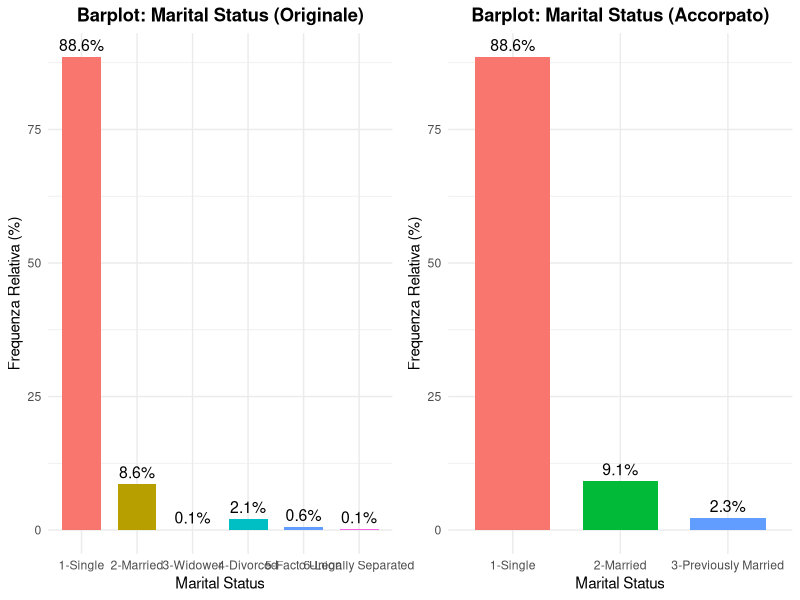
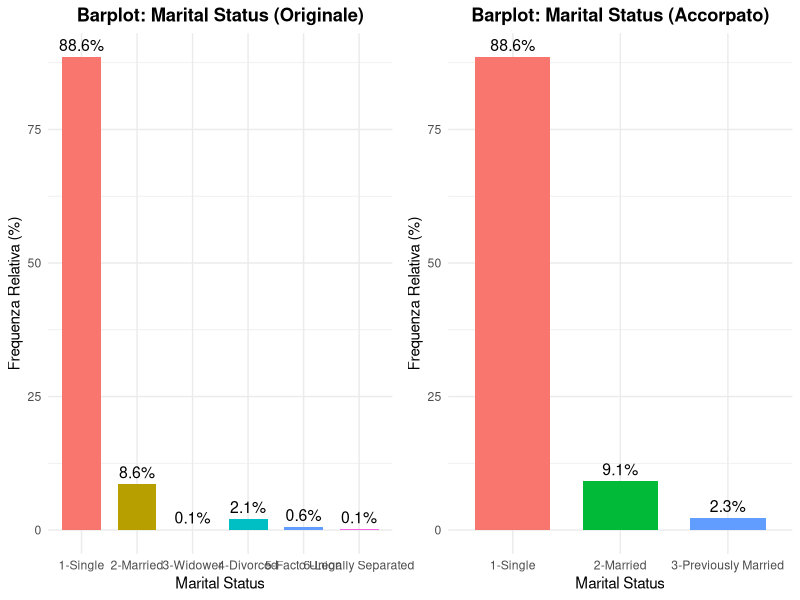

Source code (R) for these figures, in order: (Note: this script raises an error after producing the figures.)
## ---- chunk 1
##### MARITAL STATUS #####
# Caricamento Dataset
library(here)
data <- read.csv(here("dataset/dataMod.csv"), sep = ",", header = TRUE, check.names = FALSE)

# Librerie necessarie
library(ggplot2)
library(dplyr)
library(gridExtra)

# Mappatura delle categorie originali
data$Marital_status <- factor(data$Marital_status, 
                              levels = c(1, 2, 3, 4, 5, 6), 
                              labels = c("1-Single", "2-Married", "3-Widower", 
                                         "4-Divorced", "5-Facto Union", "6-Legally Separated"))

# Creazione della variabile accorpata con nuovi livelli numerati
data$Marital_status_grouped <- recode(data$Marital_status,
                                      "1-Single" = "1-Single",
                                      "2-Married" = "2-Married",
                                      "5-Facto Union" = "2-Married",
                                      "3-Widower" = "3-Previously Married",
                                      "4-Divorced" = "3-Previously Married",
                                      "6-Legally Separated" = "3-Previously Married")

# Convertire in fattore
data$Marital_status_grouped <- factor(data$Marital_status_grouped, 
                                      levels = c("1-Single", "2-Married", "3-Previously Married"))

# Calcolo delle frequenze relative per il dataset originale
freq_original <- table(data$Marital_status)
original_data <- data.frame(Status = names(freq_original), 
                            Count = as.numeric(freq_original))
original_data$Perc <- original_data$Count / sum(original_data$Count) * 100

# Calcolo delle frequenze relative per il dataset con le categorie accorpate
freq_grouped <- table(data$Marital_status_grouped)
grouped_data <- data.frame(Status = names(freq_grouped), 
                           Count = as.numeric(freq_grouped))
grouped_data$Perc <- grouped_data$Count / sum(grouped_data$Count) * 100

# Creazione del barplot originale
p1 <- ggplot(original_data, aes(x = Status, y = Perc, fill = Status)) +
  geom_bar(stat = "identity", width = 0.7) +
  labs(title = "Barplot: Marital Status (Originale)", x = "Marital Status", y = "Frequenza Relativa (%)") +
  theme_minimal() +
  geom_text(aes(label = paste0(round(Perc, 1), "%")), vjust = -0.5, size = 4) +
  theme(plot.title = element_text(hjust = 0.5, face="bold"),
        legend.position = "none") 

# Creazione del barplot con le categorie accorpate
p2 <- ggplot(grouped_data, aes(x = Status, y = Perc, fill = Status)) +
  geom_bar(stat = "identity", width = 0.7) +
  labs(title = "Barplot: Marital Status (Accorpato)", x = "Marital Status", y = "Frequenza Relativa (%)") +
  theme_minimal() +
  geom_text(aes(label = paste0(round(Perc, 1), "%")), vjust = -0.5, size = 4) +
  theme(plot.title = element_text(hjust = 0.5, face="bold"),
        legend.position = "none") 

# Affiancare i due grafici
grid.arrange(p1, p2, ncol = 2)

# Salvataggio del grafico in PDF
ggsave("Grafici/Barplot_Marital_Status_Comparison.pdf", plot = grid.arrange(p1, p2, ncol = 2), width = 16, height = 6)

## ---- chunk 2
####### NATIONALITY #######

# Librerie
library(ggplot2)
library(dplyr)
library(here)

# Caricamento Dataset
data <- read.csv(here("dataset/dataMod.csv"), sep = ",", header = TRUE, check.names = FALSE)

# Creazione della variabile accorpata con due categorie: Portuguese vs Other Nationality
data$Nationality_grouped <- recode(data$Nationality,
                                   "1" = "1-Portuguese", 
                                   .default = "2-Other Nationality") # Tutte le altre nazionalità vengono accorpate

# Convertire in fattore con ordine predefinito
data$Nationality_grouped <- factor(data$Nationality_grouped, 
                                   levels = c("1-Portuguese", "2-Other Nationality"))

# Calcolo delle frequenze relative per il dataset originale
freq_original <- table(data$Nationality)
original_data <- data.frame(Nationality = names(freq_original), 
                            Count = as.numeric(freq_original))
original_data$Perc <- original_data$Count / sum(original_data$Count) * 100

# Calcolo delle frequenze relative per il dataset con le categorie accorpate
freq_grouped <- table(data$Nationality_grouped)
grouped_data <- data.frame(Nationality = names(freq_grouped), 
                           Count = as.numeric(freq_grouped))
grouped_data$Perc <- grouped_data$Count / sum(grouped_data$Count) * 100

# Creazione del barplot originale
p1 <- ggplot(original_data, aes(x = Nationality, y = Perc, fill = Nationality)) +
  geom_bar(stat = "identity", width = 0.7) +
  labs(title = "Barplot: Nationality (Originale)", x = "Nationality", y = "Frequenza Relativa (%)") +
  theme_minimal() +
  geom_text(aes(label = paste0(round(Perc, 1), "%")), vjust = -0.5, size = 4) +
  theme(plot.title = element_text(hjust = 0.5, face="bold"),
        axis.text.x = element_text(angle = 45, hjust = 1),
        legend.position = "none") 

# Creazione del barplot con le categorie accorpate
p2 <- ggplot(grouped_data, aes(x = Nationality, y = Perc, fill = Nationality)) +
  geom_bar(stat = "identity", width = 0.7) +
  labs(title = "Barplot: Nationality (Accorpato)", x = "Nationality", y = "Frequenza Relativa (%)") +
  theme_minimal() +
  geom_text(aes(label = paste0(round(Perc, 1), "%")), vjust = -0.5, size = 4) +
  theme(plot.title = element_text(hjust = 0.5, face="bold"),
        legend.position = "none") 

# Affiancare i due grafici
grid.arrange(p1, p2, ncol = 2)

# Salvataggio del grafico in PDF
ggsave("Grafici/Barplot_Nationality_Comparison.pdf", plot = grid.arrange(p1, p2, ncol = 2), width = 16, height = 6)


## ---- chunk 3
##### PARENTS QUALIFICATION #####

# Librerie
library(ggplot2)
library(dplyr)
library(here)
library(gridExtra)

# Caricamento Dataset
data <- read.csv(here("dataset/dataMod.csv"), sep = ",", header = TRUE, check.names = FALSE)


# Ordinare le categorie originali basandosi sul codice numerico
data$Mothers_qualification <- as.numeric(as.character(data$Mothers_qualification)) 
data <- data[order(data$Mothers_qualification), ]

# Convertire in fattore ordinato per il grafico
data$Mothers_qualification <- factor(data$Mothers_qualification, 
                                     levels = sort(unique(data$Mothers_qualification)))

# Creazione della variabile accorpata con la nuova suddivisione
data$Mothers_qualification_grouped <- recode(data$Mothers_qualification,
                                            # 1 - Higher Education
                                            "2" = "1-Higher Education",  # Higher Education - Bachelor's Degree
                                            "3" = "1-Higher Education",  # Higher Education - Degree
                                            "4" = "1-Higher Education",  # Higher Education - Master's
                                            "5" = "1-Higher Education",  # Higher Education - Doctorate
                                            "40" = "1-Higher Education", # Higher Education - Degree (1st cycle)
                                            "41" = "1-Higher Education", # Specialized Higher Studies Course
                                            "42" = "1-Higher Education", # Professional Higher Technical Course
                                            "43" = "1-Higher Education", # Higher Education - Master (2nd cycle)
                                            "44" = "1-Higher Education", # Higher Education - Doctorate (3rd cycle)
                                            
                                            # 2 - Secondary Education
                                            "1" = "2-Secondary Education",  # Secondary Education - 12th Year of Schooling or Equivalent
                                            "18" = "2-Secondary Education", # General Commerce Course
                                            "22" = "2-Secondary Education", # Technical-Professional Course
                                            "27" = "2-Secondary Education", # 2nd Cycle of the General High School Course
                                            "39" = "2-Secondary Education", # Technological Specialization Course
                                            "6" = "2-Secondary Education",  # Frequency of Higher Education (non completato, quindi accorpato a Secondary)
                                            
                                            # 3 - Basic Education (3º ciclo)
                                            "19" = "3-Basic Education (3º ciclo)", # Basic Education 3rd Cycle (9th/10th/11th Year) or Equivalent
                                            "10" = "3-Basic Education (3º ciclo)", # 11th Year of Schooling - Not Completed
                                            "12" = "3-Basic Education (3º ciclo)", # Other - 11th Year of Schooling
                                            "14" = "3-Basic Education (3º ciclo)", # 10th Year of Schooling
                                            "9"  = "3-Basic Education (3º ciclo)", # 12th Year of Schooling - Not Completed
                                        
                                            # 4 - Basic Education (2º ciclo)
                                            "38" = "4-Basic Education (2º ciclo)", # Basic Education 2nd Cycle (6th/7th/8th Year) or Equivalent
                                            "11" = "4-Basic Education (2º ciclo)", # 7th Year (Old)
                                            "26" = "4-Basic Education (2º ciclo)", # 7th Year of Schooling
                                            "29" = "4-Basic Education (2º ciclo)", # 9th Year of Schooling - Not Completed
                                            "30" = "4-Basic Education (2º ciclo)", # 8th Year of Schooling
                                            
                                            # 5 - Basic Education (1º ciclo)
                                            "37" = "5-Basic Education (1º ciclo)", # Basic Education 1st Cycle (4th/5th Year) or Equivalent
                                            
                                            # 6 - No Qualification
                                            "35" = "6-No Qualification", # Can't Read or Write
                                            "36" = "6-No Qualification", # Can Read Without Having a 4th Year of Schooling
                                            "34" = "6-No Qualification", # Unknown
                                            .default = "6-No Qualification") # Qualsiasi valore non specificato sarà considerato senza qualifica

# Convertire in fattore con ordine predefinito
data$Mothers_qualification_grouped <- factor(data$Mothers_qualification_grouped, 
                                            levels = c("1-Higher Education", 
                                                       "2-Secondary Education", 
                                                       "3-Basic Education (3º ciclo)", 
                                                       "4-Basic Education (2º ciclo)", 
                                                       "5-Basic Education (1º ciclo)", 
                                                       "6-No Qualification"))

# Ordinare le categorie originali basandosi sul codice numerico
data$Fathers_qualification <- as.numeric(as.character(data$Fathers_qualification)) 
data <- data[order(data$Fathers_qualification), ] 

# Convertire in fattore ordinato per il grafico
data$Fathers_qualification <- factor(data$Fathers_qualification, 
                                     levels = sort(unique(data$Fathers_qualification)))

# Creazione della variabile accorpata con la nuova suddivisione
data$Fathers_qualification_grouped <- recode(data$Fathers_qualification,
                                            # 1 - Higher Education
                                            "2" = "1-Higher Education",  # Higher Education - Bachelor's Degree
                                            "3" = "1-Higher Education",  # Higher Education - Degree
                                            "4" = "1-Higher Education",  # Higher Education - Master's
                                            "5" = "1-Higher Education",  # Higher Education - Doctorate
                                            "40" = "1-Higher Education", # Higher Education - Degree (1st cycle)
                                            "41" = "1-Higher Education", # Specialized Higher Studies Course
                                            "42" = "1-Higher Education", # Professional Higher Technical Course
                                            "43" = "1-Higher Education", # Higher Education - Master (2nd cycle)
                                            "44" = "1-Higher Education", # Higher Education - Doctorate (3rd cycle)
                                            
                                            # 2 - Secondary Education
                                            "1" = "2-Secondary Education",  # Secondary Education - 12th Year of Schooling or Equivalent
                                            "18" = "2-Secondary Education", # General Commerce Course
                                            "22" = "2-Secondary Education", # Technical-Professional Course
                                            "27" = "2-Secondary Education", # 2nd Cycle of the General High School Course
                                            "39" = "2-Secondary Education", # Technological Specialization Course
                                            "13" = "2-Secondary Education", # 2nd year complementary high school course
                                            "20" = "2-Secondary Education", # complementary high school course
                                            "25" = "2-Secondary Education", # complementary high school course
                                            "31" = "2-Secondary Education", # General Course of Administration and Commerce
                                            "33" ="2-Secondary Education", # Supplementary Accounting and Administration
                                            "6" = "2-Secondary Education",  # Frequency of Higher Education
                                            
                                            # 3 - Basic Education (3º ciclo)
                                            "19" = "3-Basic Education (3º ciclo)", # Basic Education 3rd Cycle (9th/10th/11th Year) or Equivalent
                                            "10" = "3-Basic Education (3º ciclo)", # 11th Year of Schooling - Not Completed
                                            "12" = "3-Basic Education (3º ciclo)", # Other - 11th Year of Schooling
                                            "14" = "3-Basic Education (3º ciclo)", # 10th Year of Schooling
                                            "9"  = "3-Basic Education (3º ciclo)", # 12th Year of Schooling - Not Completed
                                        
                                            # 4 - Basic Education (2º ciclo)
                                            "38" = "4-Basic Education (2º ciclo)", # Basic Education 2nd Cycle (6th/7th/8th Year) or Equivalent
                                            "11" = "4-Basic Education (2º ciclo)", # 7th Year (Old)
                                            "26" = "4-Basic Education (2º ciclo)", # 7th Year of Schooling
                                            "29" = "4-Basic Education (2º ciclo)", # 9th Year of Schooling - Not Completed
                                            "30" = "4-Basic Education (2º ciclo)", # 8th Year of Schooling
                                            
                                            # 5 - Basic Education (1º ciclo)
                                            "37" = "5-Basic Education (1º ciclo)", # Basic Education 1st Cycle (4th/5th Year) or Equivalent
                                            
                                            # 6 - No Qualification
                                            "35" = "6-No Qualification", # Can't Read or Write
                                            "36" = "6-No Qualification", # Can Read Without Having a 4th Year of Schooling
                                            "34" = "6-No Qualification", # Unknown
                                            .default = "6-No Qualification") # Qualsiasi valore non specificato sarà considerato senza qualifica

# Convertire in fattore con ordine predefinito
data$Fathers_qualification_grouped <- factor(data$Fathers_qualification_grouped, 
                                            levels = c("1-Higher Education", 
                                                       "2-Secondary Education", 
                                                       "3-Basic Education (3º ciclo)", 
                                                       "4-Basic Education (2º ciclo)", 
                                                       "5-Basic Education (1º ciclo)", 
                                                       "6-No Qualification"))



# Calcolo delle frequenze relative per il dataset originale - MADRE
freq_original_mother <- table(data$Mothers_qualification)
original_data_mother <- data.frame(Qualification = names(freq_original_mother), 
                                   Count = as.numeric(freq_original_mother))
original_data_mother$Perc <- original_data_mother$Count / sum(original_data_mother$Count) * 100

# Calcolo delle frequenze relative per il dataset con le categorie accorpate - MADRE
freq_grouped_mother <- table(data$Mothers_qualification_grouped)
grouped_data_mother <- data.frame(Qualification = names(freq_grouped_mother), 
                                  Count = as.numeric(freq_grouped_mother))
grouped_data_mother$Perc <- grouped_data_mother$Count / sum(grouped_data_mother$Count) * 100

# Calcolo delle frequenze relative per il dataset originale - PADRE
freq_original_father <- table(data$Fathers_qualification)
original_data_father <- data.frame(Qualification = names(freq_original_father), 
                                   Count = as.numeric(freq_original_father))
original_data_father$Perc <- original_data_father$Count / sum(original_data_father$Count) * 100

# Calcolo delle frequenze relative per il dataset con le categorie accorpate - PADRE
freq_grouped_father <- table(data$Fathers_qualification_grouped)
grouped_data_father <- data.frame(Qualification = names(freq_grouped_father), 
                                  Count = as.numeric(freq_grouped_father))
grouped_data_father$Perc <- grouped_data_father$Count / sum(grouped_data_father$Count) * 100

# Determinare il massimo valore di Percentuale per sincronizzare gli assi y di tutti i grafici
y_max <- max(original_data_mother$Perc, grouped_data_mother$Perc, 
             original_data_father$Perc, grouped_data_father$Perc)

# Creazione del barplot originale - MADRE
p1 <- ggplot(original_data_mother, aes(x = factor(Qualification, levels = sort(as.numeric(Qualification))), y = Perc, fill = Qualification)) +
  geom_bar(stat = "identity", width = 0.7) +
  labs(title = "Barplot: Mother's Qualification (Originale)", x = "Qualification", y = "Frequenza Relativa (%)") +
  theme_minimal() +
  geom_text(aes(label = paste0(round(Perc, 1), "%")), vjust = -0.5, size = 4) +
  theme(plot.title = element_text(hjust = 0.5, face="bold"),
        legend.position = "none") +
  ylim(0, y_max)  

# Creazione del barplot con le categorie accorpate - MADRE
p2 <- ggplot(grouped_data_mother, aes(x = Qualification, y = Perc, fill = Qualification)) +
  geom_bar(stat = "identity", width = 0.7) +
  labs(title = "Barplot: Mother's Qualification (Accorpato)", x = "Qualification", y = "Frequenza Relativa (%)") +
  theme_minimal() +
  geom_text(aes(label = paste0(round(Perc, 1), "%")), vjust = -0.5, size = 4) +
  theme(plot.title = element_text(hjust = 0.5, face="bold"),
        legend.position = "none") +
  ylim(0, y_max)  

# Creazione del barplot originale - PADRE
p3 <- ggplot(original_data_father, aes(x = factor(Qualification, levels = sort(as.numeric(Qualification))), y = Perc, fill = Qualification)) +
  geom_bar(stat = "identity", width = 0.7) +
  labs(title = "Barplot: Father's Qualification (Originale)", x = "Qualification", y = "Frequenza Relativa (%)") +
  theme_minimal() +
  geom_text(aes(label = paste0(round(Perc, 1), "%")), vjust = -0.5, size = 4) +
  theme(plot.title = element_text(hjust = 0.5, face="bold"),
        legend.position = "none") +
  ylim(0, y_max) 

# Creazione del barplot con le categorie accorpate - PADRE
p4 <- ggplot(grouped_data_father, aes(x = Qualification, y = Perc, fill = Qualification)) +
  geom_bar(stat = "identity", width = 0.7) +
  labs(title = "Barplot: Father's Qualification (Accorpato)", x = "Qualification", y = "Frequenza Relativa (%)") +
  theme_minimal() +
  geom_text(aes(label = paste0(round(Perc, 1), "%")), vjust = -0.5, size = 4) +
  theme(plot.title = element_text(hjust = 0.5, face="bold"),
        legend.position = "none") +
  ylim(0, y_max) 

# Affiancare i quattro grafici in due righe e due colonne
final_plot <- grid.arrange(p1, p2, p3, p4, ncol = 2, nrow = 2)

# Salvataggio del grafico in PDF
ggsave("Grafici/Barplot_Parents_Qualification_Comparison.pdf", plot = final_plot, width = 24, height = 12)

print(freq_grouped_mother)
print(freq_grouped_father)
## ---- chunk 4
##### APPLICATION_ORDER - CORREZIONE ANOMALIE #####

# Librerie
library(ggplot2)
library(dplyr)
library(here)
library(gridExtra)

# Caricamento Dataset
data <- read.csv(here("dataset/dataMod.csv"), sep = ",", header = TRUE, check.names = FALSE)

# Creazione della variabile corretta accorpando 0 → 1 e 9 → 6
data$Application_order_corrected <- recode(data$Application_order,
                                           "0" = "1", # Sposta 0 in 1
                                           "9" = "6", # Sposta 9 in 6
                                           .default = as.character(data$Application_order)) # Mantiene gli altri valori inalterati

# Creazione delle etichette (1st, 2nd, 3rd, etc.)
ordinal_labels <- function(x) {
  suffix <- c("th", "st", "nd", "rd", rep("th", 6))
  paste0(x, suffix[(x %% 10) + 1])
}

# Convertire la variabile in numerico per ordinamento
data$Application_order <- as.numeric(as.character(data$Application_order))
data$Application_order_corrected <- as.numeric(as.character(data$Application_order_corrected))

# Creare fattori ordinati con etichette ordinali
data$Application_order <- factor(data$Application_order, 
                                 levels = sort(unique(data$Application_order)), 
                                 labels = ordinal_labels(sort(unique(data$Application_order))))

data$Application_order_corrected <- factor(data$Application_order_corrected, 
                                           levels = sort(unique(data$Application_order_corrected)), 
                                           labels = ordinal_labels(sort(unique(data$Application_order_corrected))))

# Calcolo delle frequenze relative per il dataset originale
freq_original <- table(data$Application_order)
original_data <- data.frame(Application_order = names(freq_original), 
                            Count = as.numeric(freq_original))
original_data$Perc <- original_data$Count / sum(original_data$Count) * 100

# Calcolo delle frequenze relative per il dataset corretto
freq_corrected <- table(data$Application_order_corrected)
corrected_data <- data.frame(Application_order = names(freq_corrected), 
                             Count = as.numeric(freq_corrected))
corrected_data$Perc <- corrected_data$Count / sum(corrected_data$Count) * 100

# Creazione del barplot originale con etichette ordinali
p1 <- ggplot(original_data, aes(x = Application_order, y = Perc, fill = Application_order)) +
  geom_bar(stat = "identity", width = 0.7) +
  labs(title = "Barplot: Application Order (Originale)", 
       x = "Application Order", 
       y = "Frequenza Relativa (%)") +
  theme_minimal() +
  geom_text(aes(label = paste0(round(Perc, 1), "%")), vjust = -0.5, size = 4) +
  theme(plot.title = element_text(hjust = 0.5, face="bold"),
        legend.position = "none")

# Creazione del barplot corretto con etichette ordinali
p2 <- ggplot(corrected_data, aes(x = Application_order, y = Perc, fill = Application_order)) +
  geom_bar(stat = "identity", width = 0.7) +
  labs(title = "Barplot: Application Order (Corretto)", 
       x = "Application Order", 
       y = "Frequenza Relativa (%)") +
  theme_minimal() +
  geom_text(aes(label = paste0(round(Perc, 1), "%")), vjust = -0.5, size = 4) +
  theme(plot.title = element_text(hjust = 0.5, face="bold"),
        legend.position = "none")

grid.arrange(p1, p2, ncol = 2)

# Salvataggio del grafico in PDF
ggsave("Grafici/Barplot_Application_Order_Comparison.pdf", 
       plot = grid.arrange(p1, p2, ncol = 2), width = 18, height = 6)

print(table(data$Application_order_corrected))

## ---- chunk 5
###### PREVIOUS_QUALIFICATION - ACCORPAMENTO #####

# Librerie
library(ggplot2)
library(dplyr)
library(here)
library(gridExtra)

# Caricamento Dataset
data <- read.csv(here("dataset/dataMod.csv"), sep = ",", header = TRUE, check.names = FALSE)

# Creazione della variabile accorpata con la nuova suddivisione
data$Previous_qualification_grouped <- recode(data$Previous_qualification,
                                            # 1 - Higher Education
                                            "2" = "1-Higher Education",  # Higher Education - Bachelor's Degree
                                            "3" = "1-Higher Education",  # Higher Education - Degree
                                            "4" = "1-Higher Education",  # Higher Education - Master's
                                            "5" = "1-Higher Education",  # Higher Education - Doctorate
                                            "40" = "1-Higher Education", # Higher Education - Degree (1st cycle)
                                            "42" = "1-Higher Education", # Professional Higher Technical Course
                                            "43" = "1-Higher Education", # Higher Education - Master (2nd cycle)
                                            
                                            # 2 - Secondary Education
                                            "1" = "2-Secondary Education",  # Secondary Education - 12th Year of Schooling or Equivalent
                                            "6" = "2-Secondary Education",  # Frequency of Higher Education (non completato, quindi accorpato a Secondary)
                                            
                                            # 4 - Technological
                                            "39" = "3-Technological Specialization", # Technological Specialization Course
                                            
                                            
                                            # 3 - Basic Education
                                            "19" = "4-Basic Education", # Basic Education 3rd Cycle (9th/10th/11th Year) or Equivalent
                                            "38" = "4-Basic Education", # Basic Education 2nd Cycle (6th/7th/8th Year) or Equivalent
                                            "9" = "4-Basic Education",  # 12th Year of Schooling - Not Completed
                                            "10" = "4-Basic Education", # 11th Year of Schooling - Not Completed
                                            "12" = "4-Basic Education", # Other - 11th Year of Schooling
                                            "14" = "4-Basic Education", # 10th Year of Schooling
                                            "15" = "4-Basic Education") # 10th Year of Schooling - Not Completed
                                            
                                            

# Convertire in fattore con ordine predefinito
data$Previous_qualification_grouped <- factor(data$Previous_qualification_grouped, 
                                            levels = c("1-Higher Education", 
                                                       "2-Secondary Education",
                                                       "3-Technological Specialization",
                                                       "4-Basic Education"))

# Calcolo delle frequenze relative per il dataset originale
freq_original <- table(data$Previous_qualification)
original_data <- data.frame(Qualification = names(freq_original), 
                            Count = as.numeric(freq_original))
original_data$Perc <- original_data$Count / sum(original_data$Count) * 100

# Calcolo delle frequenze relative per il dataset con le categorie accorpate
freq_grouped <- table(data$Previous_qualification_grouped)
grouped_data <- data.frame(Qualification = names(freq_grouped), 
                           Count = as.numeric(freq_grouped))
grouped_data$Perc <- grouped_data$Count / sum(grouped_data$Count) * 100

# Creazione del barplot originale
p1 <- ggplot(original_data, aes(x = factor(Qualification, levels = sort(as.numeric(Qualification))), 
                                y = Perc, fill = Qualification)) +
  geom_bar(stat = "identity", width = 0.7) +
  labs(title = "Barplot: Previous Qualification (Originale)", 
       x = "Previous Qualification", 
       y = "Frequenza Relativa (%)") +
  theme_minimal() +
  geom_text(aes(label = paste0(round(Perc, 1), "%")), vjust = -0.5, size = 4) +
  theme(plot.title = element_text(hjust = 0.5, face="bold"),
        legend.position = "none")

# Creazione del barplot con le categorie accorpate
p2 <- ggplot(grouped_data, aes(x = Qualification, y = Perc, fill = Qualification)) +
  geom_bar(stat = "identity", width = 0.7) +
  labs(title = "Barplot: Previous Qualification (Accorpato)", 
       x = "Previous Qualification", 
       y = "Frequenza Relativa (%)") +
  theme_minimal() +
  geom_text(aes(label = paste0(round(Perc, 1), "%")), vjust = -0.5, size = 4) +
  theme(plot.title = element_text(hjust = 0.5, face="bold"),
        legend.position = "none")

# Affiancare i due grafici
grid.arrange(p1, p2, ncol = 2)

# Salvataggio del grafico in PDF
ggsave("Grafici/Barplot_Previous_Qualification_Comparison.pdf", 
       plot = grid.arrange(p1, p2, ncol = 2), width = 20, height = 6)

print(freq_grouped)

## ---- chunk 6
###### COURSE ######

# Librerie
library(ggplot2)
library(dplyr)
library(here)
library(gridExtra)

# Caricamento Dataset
data <- read.csv(here("dataset/dataMod.csv"), sep = ",", header = TRUE, check.names = FALSE)

# Creazione della variabile accorpata 
data$Course_grouped <- recode(data$Course,
    "9500" = "1-Health\nSciences", 
    "9556" = "1-Health\nSciences",
    "9085" = "2-Veterinary\nSciences", 
    "9130" = "2-Veterinary\nSciences",
    "8014" = "3-Social\nSciences",
    "9238" = "3-Social\nSciences",
    "9773" = "3-Social\nSciences",
    "9853" = "3-Social\nSciences",
    "9147" = "4-Business\n& Management",
    "9670" = "4-Business\n& Management",
    "9991" = "4-Business\n& Management",
    "171" = "5-Communication\n& Design",
    "9070" = "5-Communication\n& Design",
    "9119" = "6-Engineering\n& Technology",
    "33" = "6-Engineering\n& Technology",
    "9003" = "7-Agriculture\n& Environment",
    "9254" = "8-Tourism\n& Services")

# Convertire in fattore con ordine predefinito
data$Course_grouped <- factor(data$Course_grouped, 
                                        levels = c("1-Health\nSciences", 
                                                   "2-Veterinary\nSciences",
                                                   "3-Social\nSciences", 
                                                   "4-Business\n& Management",
                                                   "5-Communication\n& Design",
                                                   "6-Engineering\n& Technology",
                                                   "7-Agriculture\n& Environment",
                                                   "8-Tourism\n& Services"))


# Calcolo delle frequenze relative per il dataset originale
freq_original <- table(data$Course)
original_data <- data.frame(Course = names(freq_original), 
                            Count = as.numeric(freq_original))
original_data$Perc <- original_data$Count / sum(original_data$Count) * 100

# Calcolo delle frequenze relative per il dataset con le categorie accorpate
freq_grouped <- table(data$Course_grouped)
grouped_data <- data.frame(Course = names(freq_grouped), 
                           Count = as.numeric(freq_grouped))
grouped_data$Perc <- grouped_data$Count / sum(grouped_data$Count) * 100

# Trovare il massimo valore dell'asse y per la sincronizzazione
max_y <- max(c(original_data$Perc, grouped_data$Perc))

# Creazione del barplot originale
p1 <- ggplot(original_data, aes(x = factor(Course, levels = sort(as.numeric(Course))), 
                                y = Perc, fill = Course)) +
  geom_bar(stat = "identity", width = 0.7) +
  labs(title = "Barplot: Course (Originale)", 
       x = "Course", 
       y = "Frequenza Relativa (%)") +
  theme_minimal() +
  geom_text(aes(label = paste0(round(Perc, 1), "%")), vjust = -0.5, size = 4) +
  theme(plot.title = element_text(hjust = 0.5, face="bold"),
        legend.position = "none",
        axis.text.x = element_text(angle = 45, hjust = 1)) +
  ylim(0, max_y)

# Creazione del barplot con le categorie accorpate
p2 <- ggplot(grouped_data, aes(x = Course, y = Perc, fill = Course)) +
  geom_bar(stat = "identity", width = 0.7) +
  labs(title = "Barplot: Course (Accorpato)", 
       x = "Course", 
       y = "Frequenza Relativa (%)") +
  theme_minimal() +
  geom_text(aes(label = paste0(round(Perc, 1), "%")), vjust = -0.5, size = 4) +
  theme(plot.title = element_text(hjust = 0.5, face="bold"),
        legend.position = "none",
        axis.text.x = element_text(size = 10)) +
  ylim(0, max_y)  

# Affiancare i due grafici
combined_plot <- grid.arrange(p1, p2, ncol = 2)

# Salvataggio del grafico in PDF
ggsave("Grafici/Barplot_Course_Comparison.pdf", 
       plot = combined_plot, width = 24, height = 6)

print(freq_grouped)



## ---- chunk 7
##### APPLICATION MODE ######

# Librerie
library(ggplot2)
library(dplyr)
library(here)
library(gridExtra)

# Caricamento Dataset
data <- read.csv(here("dataset/dataMod.csv"), sep = ",", header = TRUE, check.names = FALSE)

# Creazione della variabile accorpata con la nuova suddivisione
data$Application_mode_grouped <- recode(data$Application_mode,
                                            # 1 - General Contingent
                                            "1" = "1-General Contingent",  # 1st phase - general contingent
                                            "17" = "1-General Contingent", # 2nd phase - general contingent
                                            "18" = "1-General Contingent", # 3rd phase - general contingent
                                            
                                            # 2 - Transfers & Changes
                                            "42" = "2-Transfers & Changes", # Transfer
                                            "43" = "2-Transfers & Changes", # Change of course
                                            "51" = "2-Transfers & Changes", # Change of institution/course
                                            "57" = "2-Transfers & Changes", # Change of institution/course (International)
                                            
                                            # 3 - Older Students
                                            "39" = "3-Older Students", # Over 23 years old
                                            
                                            # 4 - Special Diplomas
                                            "7" = "4-Special Diplomas", # Holders of other higher courses
                                            "44" = "4-Special Diplomas", # Technological specialization diploma holders
                                            "53" = "4-Special Diplomas", # Short cycle diploma holders
                                            
                                            # 5 - Special Contingent & Ordinances
                                            "2" = "5-Special Contingent & Ordinances", # Ordinance No. 612/93
                                            "5" = "5-Special Contingent & Ordinances", # 1st phase - special contingent (Azores Island)
                                            "10" = "5-Special Contingent & Ordinances", # Ordinance No. 854-B/99
                                            "15" = "5-Special Contingent & Ordinances", # International student (bachelor)
                                            "16" = "5-Special Contingent & Ordinances", # 1st phase - special contingent (Madeira Island)
                                            "26" = "5-Special Contingent & Ordinances", # Ordinance No. 533-A/99, item b2) (Different Plan)
                                            "27" = "5-Special Contingent & Ordinances") # Ordinance No. 533-A/99, item b3 (Other Institution)

# Convertire in fattore con ordine predefinito
data$Application_mode_grouped <- factor(data$Application_mode_grouped, 
                                        levels = c("1-General Contingent", 
                                                   "2-Transfers & Changes", 
                                                   "3-Older Students",
                                                   "4-Special Diplomas",
                                                   "5-Special Contingent & Ordinances"))

# Calcolo delle frequenze relative per il dataset originale
freq_original <- table(data$Application_mode)
original_data <- data.frame(Application_mode = names(freq_original), 
                            Count = as.numeric(freq_original))
original_data$Perc <- original_data$Count / sum(original_data$Count) * 100

# Calcolo delle frequenze relative per il dataset con le categorie accorpate
freq_grouped <- table(data$Application_mode_grouped)
grouped_data <- data.frame(Application_mode = names(freq_grouped), 
                           Count = as.numeric(freq_grouped))
grouped_data$Perc <- grouped_data$Count / sum(grouped_data$Count) * 100

# Determinazione del limite massimo per l'asse Y
y_max <- max(original_data$Perc, grouped_data$Perc)

# Creazione del barplot originale
p1 <- ggplot(original_data, aes(x = factor(Application_mode, levels = sort(as.numeric(Application_mode))), 
                                y = Perc, fill = Application_mode)) +
  geom_bar(stat = "identity", width = 0.7) +
  labs(title = "Barplot: Application Mode (Originale)", 
       x = "Application Mode", 
       y = "Frequenza Relativa (%)") +
  theme_minimal() +
  geom_text(aes(label = paste0(round(Perc, 1), "%")), vjust = -0.5, size = 4) +
  theme(plot.title = element_text(hjust = 0.5, face="bold"),
        legend.position = "none") +
  ylim(0, y_max)

# Creazione del barplot con le categorie accorpate
p2 <- ggplot(grouped_data, aes(x = Application_mode, y = Perc, fill = Application_mode)) +
  geom_bar(stat = "identity", width = 0.7) +
  labs(title = "Barplot: Application Mode (Accorpato)", 
       x = "Application Mode", 
       y = "Frequenza Relativa (%)") +
  theme_minimal() +
  geom_text(aes(label = paste0(round(Perc, 1), "%")), vjust = -0.5, size = 4) +
  theme(plot.title = element_text(hjust = 0.5, face="bold"),
        legend.position = "none") +
  ylim(0, y_max)  

# Affiancare i due grafici
combined_plot <- grid.arrange(p1, p2, ncol = 2)

# Salvataggio del grafico in PDF
ggsave("Grafici/Barplot_Application_Mode_Comparison.pdf", 
       plot = combined_plot, width = 20, height = 6)

print(freq_grouped)


## ---- chunk 8
######## PARENTS OCCUPATION #######

# Librerie
library(ggplot2)
library(dplyr)
library(here)
library(gridExtra)

# Caricamento Dataset
data <- read.csv(here("dataset/dataMod.csv"), sep = ",", header = TRUE, check.names = FALSE)

# Creazione della variabile accorpata 
data$Fathers_occupation_grouped <- recode(data$Fathers_occupation,
    # 1 - High-Level Professionals 
    "1" = "1-High-Level\nProfessionals",  
    "2" = "1-High-Level\nProfessionals",  
    "3" = "1-High-Level\nProfessionals",  
    "112" = "1-High-Level\nProfessionals",  
    "114" = "1-High-Level\nProfessionals",  
    "121" = "1-High-Level\nProfessionals", 
    "122" = "1-High-Level\nProfessionals",  
    "123" = "1-High-Level\nProfessionals",  
    "124" = "1-High-Level\nProfessionals",
    "132" = "1-High-Level\nProfessionals",
    
    # 2 - Administrative & Sales Workers
    "4" = "2-Admin &\nSales Workers",  
    "141" = "2-Admin &\nSales Workers",  
    "143" = "2-Admin &\nSales Workers",  
    "144" = "2-Admin &\nSales Workers",  
    "151" = "2-Admin &\nSales Workers",  
    "152" = "2-Admin &\nSales Workers",  
    
    # 3 - Service & Security Workers 
    "5" = "3-Service &\nSecurity Workers",  
    "153" = "3-Service &\nSecurity Workers",  
    "154" = "3-Service &\nSecurity Workers",  
    "134" = "3-Service &\nSecurity Workers",  
    
    # 4 - Agriculture & Skilled Workers
    "6" = "4-Agriculture &\nSkilled Workers",  
    "161" = "4-Agriculture &\nSkilled Workers",  
    "163" = "4-Agriculture &\nSkilled Workers",  
    
    # 5 - Industry & Construction
    "7" = "5-Industry &\nConstruction",  
    "171" = "5-Industry &\nConstruction",  
    "172" = "5-Industry &\nConstruction",  
    "174" = "5-Industry &\nConstruction",  
    "175" = "5-Industry &\nConstruction",  
    
    # 6 - Machine & Transport Operators 
    "8" = "6-Machine &\nTransport Operators",  
    "181" = "6-Machine &\nTransport Operators",  
    "182" = "6-Machine &\nTransport Operators",  
    "183" = "6-Machine &\nTransport Operators",  
    "131" = "6-Machine &\nTransport Operators", 
    "135" = "6-Machine &\nTransport Operators", 
    
    # 7 - Unskilled Workers
    "9" = "7-Unskilled\nWorkers",  
    "192" = "7-Unskilled\nWorkers",  
    "193" = "7-Unskilled\nWorkers",  
    "194" = "7-Unskilled\nWorkers",  
    "195" = "7-Unskilled\nWorkers",  
    
    # 8 - Armed Forces
    "10" = "8-Armed\nForces",  
    "101" = "8-Armed\nForces",  
    "102" = "8-Armed\nForces",  
    "103" = "8-Armed\nForces",  
    
    # 9 - Student
    "0" = "9-Student",  
    
    # 10 - Other/Unknown
    "90" = "10-Other/\nUnknown",  
    "99" = "10-Other/\nUnknown")

# Convertire in fattore con ordine predefinito
data$Fathers_occupation_grouped <- factor(data$Fathers_occupation_grouped, 
                                          levels = c("1-High-Level\nProfessionals", 
                                                     "2-Admin &\nSales Workers", 
                                                     "3-Service &\nSecurity Workers",
                                                     "4-Agriculture &\nSkilled Workers",
                                                     "5-Industry &\nConstruction",
                                                     "6-Machine &\nTransport Operators",
                                                     "7-Unskilled\nWorkers",
                                                     "8-Armed\nForces",
                                                     "9-Student",
                                                     "10-Other/\nUnknown"))

# Creazione della variabile accorpata per Mothers_occupation
data$Mothers_occupation_grouped <- recode(data$Mothers_occupation,
    # 1 - High-Level Professionals
    "1" = "1-High-Level\nProfessionals",  
    "2" = "1-High-Level\nProfessionals",  
    "122" = "1-High-Level\nProfessionals",  
    "123" = "1-High-Level\nProfessionals",  
    "125" = "1-High-Level\nProfessionals",  
    
    # 2 - Administrative & Sales Workers
    "4" = "2-Admin &\nSales Workers",  
    "141" = "2-Admin &\nSales Workers",  
    "143" = "2-Admin &\nSales Workers",  
    "144" = "2-Admin &\nSales Workers",  
    "151" = "2-Admin &\nSales Workers",  
    "152" = "2-Admin &\nSales Workers",  
    
    # 3 - Service & Security Workers
    "5" = "3-Service &\nSecurity Workers",
    "134" = "3-Service &\nSecurity Workers",
    "153" = "3-Service &\nSecurity Workers",  
    "191" = "3-Service &\nSecurity Workers",  
    
    # 4 - Agriculture & Skilled Workers
    "6" = "4-Agriculture &\nSkilled Workers",  
    "171" = "4-Agriculture &\nSkilled Workers",  
    
    # 5 - Industry & Construction
    "7" = "5-Industry &\nConstruction",  
    "173" = "5-Industry &\nConstruction",  
    "175" = "5-Industry &\nConstruction",  
    
    # 6 - Machine & Transport Operators
    "3" = "6-Machine &\nTransport Operators", 
    "8" = "6-Machine &\nTransport Operators",  
    "131" = "6-Machine &\nTransport Operators",  
    "132" = "6-Machine &\nTransport Operators",  
    
    # 7 - Unskilled Workers
    "9" = "7-Unskilled\nWorkers",  
    "192" = "7-Unskilled\nWorkers",  
    "193" = "7-Unskilled\nWorkers",  
    "194" = "7-Unskilled\nWorkers",  
    
    # 8 - Armed Forces
    "10" = "8-Armed\nForces",  
    
    # 9 - Student
    "0" = "9-Student",  
    
    # 10 - Other/Unknown
    "90" = "10-Other/\nUnknown",  
    "99" = "10-Other/\nUnknown")

# Convertire in fattore con ordine predefinito
data$Mothers_occupation_grouped <- factor(data$Mothers_occupation_grouped, 
                                          levels = c("1-High-Level\nProfessionals", 
                                                     "2-Admin &\nSales Workers", 
                                                     "3-Service &\nSecurity Workers",
                                                     "4-Agriculture &\nSkilled Workers",
                                                     "5-Industry &\nConstruction",
                                                     "6-Machine &\nTransport Operators",
                                                     "7-Unskilled\nWorkers",
                                                     "8-Armed\nForces",
                                                     "9-Student",
                                                     "10-Other/\nUnknown"))

# Calcolo delle frequenze relative per il dataset originale (Padre)
freq_original_fathers <- table(data$Fathers_occupation)
original_data_fathers <- data.frame(Occupation = names(freq_original_fathers), 
                                    Count = as.numeric(freq_original_fathers))
original_data_fathers$Perc <- original_data_fathers$Count / sum(original_data_fathers$Count) * 100

# Calcolo delle frequenze relative per il dataset con le categorie accorpate (Padre)
freq_grouped_fathers <- table(data$Fathers_occupation_grouped)
grouped_data_fathers <- data.frame(Occupation = names(freq_grouped_fathers), 
                                   Count = as.numeric(freq_grouped_fathers))
grouped_data_fathers$Perc <- grouped_data_fathers$Count / sum(grouped_data_fathers$Count) * 100

# Calcolo delle frequenze relative per il dataset originale (Madre)
freq_original_mothers <- table(data$Mothers_occupation)
original_data_mothers <- data.frame(Occupation = names(freq_original_mothers), 
                                    Count = as.numeric(freq_original_mothers))
original_data_mothers$Perc <- original_data_mothers$Count / sum(original_data_mothers$Count) * 100

# Calcolo delle frequenze relative per il dataset con le categorie accorpate (Madre)
freq_grouped_mothers <- table(data$Mothers_occupation_grouped)
grouped_data_mothers <- data.frame(Occupation = names(freq_grouped_mothers), 
                                   Count = as.numeric(freq_grouped_mothers))
grouped_data_mothers$Perc <- grouped_data_mothers$Count / sum(grouped_data_mothers$Count) * 100

# Trova il massimo valore di frequenza relativa per sincronizzare l'asse y tra tutti i grafici
max_y <- max(c(original_data_fathers$Perc, grouped_data_fathers$Perc, 
               original_data_mothers$Perc, grouped_data_mothers$Perc))

# Creazione del barplot con le categorie accorpate con asse y sincronizzato (Padre)
p2 <- ggplot(grouped_data_fathers, aes(x = reorder(Occupation, as.numeric(factor(Occupation, levels = levels(data$Fathers_occupation_grouped)))), 
                                       y = Perc, fill = Occupation)) +
  geom_bar(stat = "identity", width = 0.7) +
  labs(title = "Barplot: Father's Occupation (Accorpato)", 
       x = "Occupation", 
       y = "Frequenza Relativa (%)") +
  theme_minimal() +
  geom_text(aes(label = paste0(round(Perc, 1), "%")), vjust = -0.5, size = 4) +
  ylim(0, max_y) +
  theme(plot.title = element_text(hjust = 0.5, face="bold"),
        legend.position = "none")

# Creazione del barplot con le categorie accorpate con asse y sincronizzato (Madre)
p4 <- ggplot(grouped_data_mothers, aes(x = reorder(Occupation, as.numeric(factor(Occupation, levels = levels(data$Mothers_occupation_grouped)))), 
                                       y = Perc, fill = Occupation)) +
  geom_bar(stat = "identity", width = 0.7) +
  labs(title = "Barplot: Mother's Occupation (Accorpato)", 
       x = "Occupation", 
       y = "Frequenza Relativa (%)") +
  theme_minimal() +
  geom_text(aes(label = paste0(round(Perc, 1), "%")), vjust = -0.5, size = 4) +
  ylim(0, max_y) +
  theme(plot.title = element_text(hjust = 0.5, face="bold"),
        legend.position = "none")

# Disporre i grafici in verticale (uno sopra l'altro)
combined_plot <- grid.arrange(p1, p2, p3, p4, ncol = 1)

# Salvataggio del grafico in PDF
ggsave("Grafici/Barplot_Occupation_Comparison.pdf", 
       plot = combined_plot, width = 16, height = 20)

print(freq_grouped_fathers)
print(freq_grouped_mothers)



## ---- chunk 9
# Librerie necessarie
library(dplyr)
library(here)

# Caricamento Dataset
data <- read.csv(here("dataset/dataMod.csv"), sep = ",", header = TRUE, check.names = FALSE)

# ---- Aggregazione delle variabili categoriche ----

## 1. Marital Status
data <- data %>%
  mutate(Marital_status = recode(Marital_status,
                                 "1" = "1",
                                 "2" = "2",
                                 "5" = "2",
                                 "3" = "3",
                                 "4" = "3",
                                 "6" = "3"))

## 2. Nationality
data <- data %>%
  mutate(Nationality = recode(Nationality,
                              "1" = "1",
                              .default = "2"))

## 3. Mother's Qualification
data <- data %>%
  mutate(Mothers_qualification = recode(Mothers_qualification,
                                        "2" = "1", "3" = "1", "4" = "1", "5" = "1", 
                                        "40" = "1", "41" = "1", "42" = "1", "43" = "1", "44" = "1",
                                        "1" = "2", "6" = "2", "18" = "2", "22" = "2", "27" = "2", "39" = "2",
                                        "19" = "3", "10" = "3", "12" = "3", "14" = "3", "9"  = "3",
                                        "38" = "4", "11" = "4", "26" = "4", "29" = "4", "30" = "4",
                                        "37" = "5",
                                        .default = "6"))

## 4. Father's Qualification (stessa logica della madre)
data <- data %>%
  mutate(Fathers_qualification = Mothers_qualification)

## 5. Mother's Occupation
data <- data %>%
  mutate(Mothers_occupation = recode(Mothers_occupation,
                                     "1" = "1", "2" = "1", "122" = "1", "123" = "1", "125" = "1",
                                     "4" = "2", "141" = "2", "143" = "2", "144" = "2", "151" = "2", "152" = "2",
                                     "5" = "3", "153" = "3", "191" = "3",
                                     "6" = "4", "171" = "4",
                                     "7" = "5", "173" = "5", "175" = "5",
                                     "8" = "6", "131" = "6", "132" = "6",
                                     "9" = "7", "192" = "7", "193" = "7", "194" = "7",
                                     "10" = "8",
                                     "0" = "9",
                                     .default = "10"))

## 6. Father's Occupation (stessa logica della madre)
data <- data %>%
  mutate(Fathers_occupation = recode(Fathers_occupation,
                                     "1" = "1", "2" = "1", "3" = "1", "112" = "1", "114" = "1", "121" = "1",
                                     "122" = "1", "123" = "1", "124" = "1", "132" = "1",
                                     "4" = "2", "141" = "2", "143" = "2", "144" = "2", "151" = "2", "152" = "2",
                                     "5" = "3", "153" = "3", "154" = "3", "134" = "3",
                                     "6" = "4", "161" = "4", "163" = "4",
                                     "7" = "5", "171" = "5", "172" = "5", "174" = "5", "175" = "5",
                                     "8" = "6", "181" = "6", "182" = "6", "183" = "6", "131" = "6", "135" = "6",
                                     "9" = "7", "192" = "7", "193" = "7", "194" = "7", "195" = "7",
                                     "10" = "8", "101" = "8", "102" = "8", "103" = "8",
                                     "0" = "9",
                                     .default = "10"))

## 7. Application Mode
data <- data %>%
  mutate(Application_mode = recode(Application_mode,
                                   "1" = "1", "17" = "1", "18" = "1",
                                   "42" = "2", "43" = "2", "51" = "2", "57" = "2",
                                   "39" = "3",
                                   "7" = "4", "44" = "4", "53" = "4",
                                   .default = "5"))

## 8. Previous Qualification
data <- data %>%
  mutate(Previous_qualification = recode(Previous_qualification,
                                         "2" = "1", "3" = "1", "4" = "1", "5" = "1",
                                         "40" = "1", "42" = "1", "43" = "1",
                                         "1" = "2", "6" = "2",
                                         "39" = "3",
                                         .default = "4"))

## 9. Course
data <- data %>%
  mutate(Course = recode(Course,
                         "9500" = "1", "9556" = "1",
                         "9085" = "2", "9130" = "2",
                         "8014" = "3", "9238" = "3", "9773" = "3", "9853" = "3",
                         "9147" = "4", "9670" = "4", "9991" = "4",
                         "171" = "5", "9070" = "5",
                         "9119" = "6", "33" = "6",
                         "9003" = "7",
                         "9254" = "8"))

## 10. Application Order (correzione anomalie)
data <- data %>%
  mutate(Application_order = case_when(
    Application_order == 0 ~ 1,
    Application_order == 9 ~ 6,
    TRUE ~ as.numeric(Application_order)
  ))

# ---- Salvataggio del dataset aggregato ----
write.csv(data, here("dataset/data_aggregated.csv"), row.names = FALSE)

print("Dataset aggregato salvato correttamente come 'data_aggregated.csv'.")
